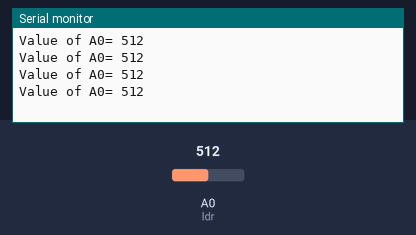
A sketch run on a simulated Arduino Uno, built with avr-gcc and run on an emulated ATmega328P. Shown: the last lines printed to the serial monitor. Inputs (shaded band) come from the test bench; at power-on: A0 (ldr) = 512.

Above: at 1.2 s.
1.3 s: A0 (ldr) set to 716
At 1.71 s:
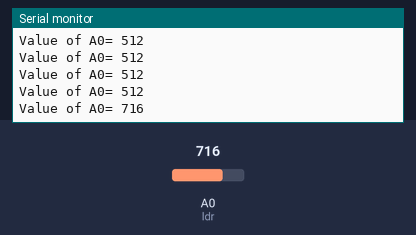
2.8 s: A0 (ldr) set to 900
At 2.91 s:
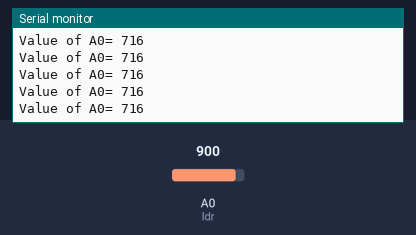
Timing chart, 0 to 5.8 s (numbered marks = the images above; inputs shaded):
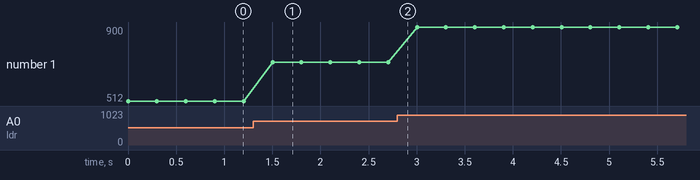

The sketch:

ldr.ino
```cpp
#define ldr A0
void setup() {
Serial.begin(9600);
}

void loop() {
int a=analogRead(ldr);
Serial.print("Value of A0= ");
Serial.println(a);
delay(300);

}
```

Measured:
- after the input at 1.3 s, the serial monitor: prints a new line after 0.20 s (image 1)
- plotted number 1: 512 → 716 after the input at 1.3 s, 716 → 900 after the input at 2.8 s
